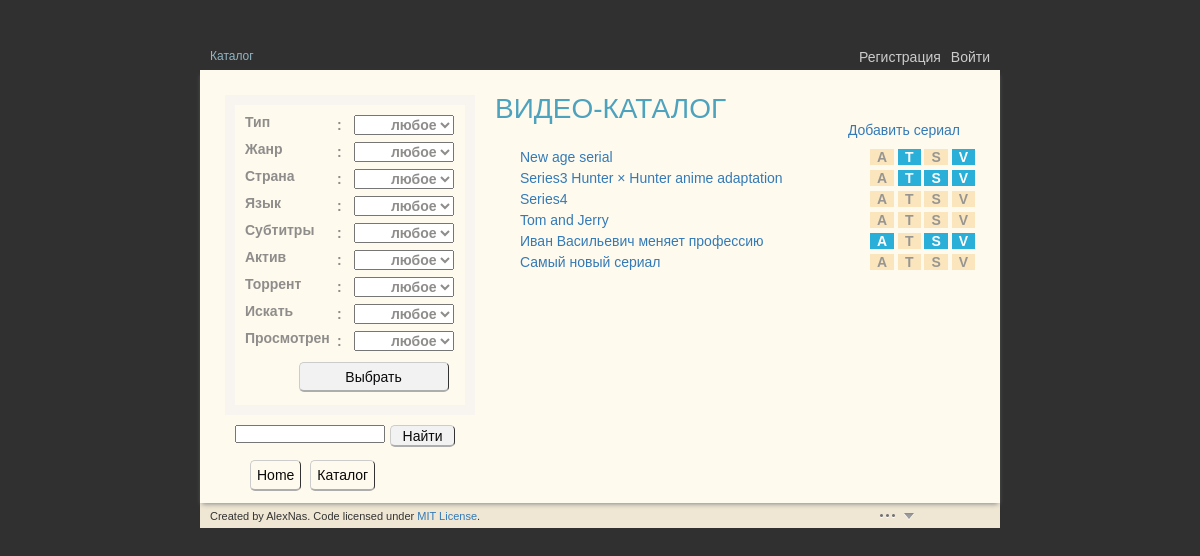
The app's page /vicat/catalog/ with its own data.
### vicat/models.py (models this page shows, shortened)
class Series(models.Model):
    id = models.UUIDField(primary_key = True,default=uuid.uuid4,editable=False)
    slug = models.SlugField(max_length=30, primary_key=False, blank=True)
    title = models.CharField(u'название**', max_length=128, unique=True)
    description = models.CharField(u'описание', max_length=1024, blank=True,
                                    default='Описание не оформлено')
    image_series = models.ImageField (u'данные о фото_сер', blank=True,
                                    upload_to=get_upload_path_ser,
                                    storage=OverwriteStorage())
    image_episode = models.ImageField (u'данные о фото_эп', blank=True,
                                    upload_to=get_upload_path_epis,
                                    storage=OverwriteStorage())
    year = models.IntegerField(u'год выпуска', default=0, blank=False)
    length = models.IntegerField(u'длительность', default=0)
    season_qty = models.IntegerField(u'кол-во сезонов',
                                    default=0, editable=False)
    episode_qty = models.IntegerField(u'кол-во эпизодов',
                                    default=0, editable=False)
    country = models.CharField(u'страна', max_length=50,
                                    choices=COUNTRIES, default='')
    studio = models.CharField(u'студия', blank=True, max_length=128)
    language = models.CharField(u'язык', max_length=50,
                                    choices=LANGUAGES, default='')
    subt_lan = models.CharField(u'субтитры', max_length=50,
                                    choices=SUBTITLES, default='')
    director = models.CharField(u'режисер', blank=True, max_length=64)
    actors = models.CharField(u'актеры', blank=True, max_length=256)
    title_trans = models.CharField(u'перевод названия',
                                    blank=True, max_length=256)
    genre = models.CharField(u'жанр', max_length=50,
                                    choices=GENRES, default='')
    show_type = models.CharField(u'тип', max_length=50,
                                    choices=TYPES, default='')
    viewed = models.BooleanField(u'просмотрено', default=False)
    active = models.BooleanField(u'актив', default=False)
    istorrent = models.BooleanField(u'торрент', blank=True, default=False)
    torrent = models.CharField(u'торрент-адрес', blank=True, max_length=512,
                                    default='')
    tosearch = models.BooleanField(u'искать',default=False)
    created = models.DateTimeField(u'дата создания', auto_now_add=True,
                                    auto_now=False, null=True, blank=True)
    updated = models.DateTimeField(u'дата последнего изменения',
                                    auto_now_add = False, auto_now=True)
    note = models.CharField(u'заметки', max_length=1024, blank=True,
                                    default='заметки администратора')
    class Meta:
        verbose_name = u"Сериал"
        verbose_name_plural = u"Сериалы"

### vicat/views.py (the view)
def catalog(request):
    filterargs = {}
    fields = ('show_type', 'genre', 'country', 'language', 'subt_lan',
                    'active', 'istorrent', 'tosearch', 'viewed')
    if request.method == 'POST':
        form = FilterForm(request.POST)
        for field in fields:
            field_value = request.POST.get(field)
            if type(field_value) is not str:
                field_value = field_value.encode('utf-8')
            if (field_value != 'ALL'):
                if field_value == 'False':
                    field_value = False
                elif field_value == 'True':
                    field_value = True
                filterargs[field] = field_value
        found_entries = Series.objects.\
                            filter(**filterargs).order_by('created')
        is_editor = request.user.is_active and request.user.is_staff
        return render(request, 'catalog.html', {
                                'is_editor': is_editor,
                                'where': 'catalog',
                                'series_list': found_entries,
                                'form': form })
    else:
        form = FilterForm()
    context_dict = {}
    context_dict['form'] = form
    context_dict['is_editor'] = (request.user.is_active and
                                    request.user.is_staff)
    context_dict['series_list'] = Series.objects.all().order_by('title')
    context_dict['where'] = 'catalog'
    return render(request, 'catalog.html', context_dict)

### templates/catalog.html (shortened to what this page needs)
{% extends "base.html" %}
{% load staticfiles %}
{% block content %}
  <div id="view-wrap">
    <div id="view" class="img-series">
      <form id="filter_block" class="filter_ul" action="/vicat/catalog/" method="post">
            {% for f in form %}
              <div class="filter_li">
                    <div class="filt-left">{{ f.label }}</div>:
                    <span class="filt-right">{{ f }}</span>
              </div>
            {% endfor %}
          <input id="filter_submit" type="submit" value="Выбрать" />
      </form>
    </div>
    <div id="under-view">
      <div id="under-view-left">
        <form id="search_form" action="/vicat/search/" method="GET">
            <input id="search_text" type="text" name="q">
            <input id="search_submit" type="submit" value="Найти">
        </form>
      </div>
    </div>
  </div>
  <div id="wrapper">
  <div id="info_wrapper" class="height1">
    <div class="ser-title">ВИДЕО-КАТАЛОГ</div>
      <div id="create_new">
        <a href="/vicat/create_series/">Добавить сериал</a>
      </div>
      <div id="info-block" class="fixheight1 padtop2">
        {% if series_list %}
          <ul id="series-list" class="tab-clear">
            {% for series in series_list %}
            <div class="tab-left">
              <li><a href="/vicat/{{ series.id }}">{{ series.title }}</a></li>
            </div>
            <div class="tab-right">
              <span class="is{{ series.active }}">A</span>
              <span class="is{{ series.istorrent }}">T</span>
              <span class="is{{ series.tosearch }}">S</span>
              <span class="is{{ series.viewed }}">V</span>
            </div>
            <br>
            {% endfor %}
          </ul>
        {% else %}
            <p>По запросу ничего не найдено</p>
        {% endif %}
      </div>
    </div>
  </div>
{% endblock %}

### static/static_dir/css/main.css (style rules this page uses)
body, p, form, form input, #wrap, #lightback, #main-wrap { padding: 0; margin: 0; line-height: 1.0; }
body { font-family: sans-serif; background-color: rgb(48, 48, 48); }
#view-wrap { float: left; margin-left: 25px; }
#view { width: 250px; border: 10px solid #f8f4ef; -webkit-box-sizing: border-box; -moz-box-sizing: border-box; box-sizing: border-box; clear: both; overflow:hidden; }
.img-series { height: 320px; }
#under-view-left { float: left; padding-left: 10px; padding-top: 10px; }
.tab-left { float: left; }
.tab-right { float: right; }
#wrapper { margin-left: 295px; }
#create_new { font-size: 14px; text-align: right; padding: 0 40px 5px 0; }
#info_wrapper { font-size: 14px; }
#info-block { width: 475px; float: right; overflow: auto; color: #8c8b89; margin-right: 25px; }
#info_wrapper .ser-title { padding-bottom: 0px; }
#series-list, #season-list, #episod-list { margin: 0px; list-style-type: none; line-height: 150%; padding-left: 20px; }
.ser-title { color: #4da2be; padding-bottom: 10px; font-size: 28px; }
.isFalse { font-size: 14px; font-weight: bold; padding: 0 7px; opacity: 0.9; background-color: rgba(244, 192, 102, 0.4); }
.isTrue { font-size: 14px; font-weight: bold; padding: 0 7px; color: #ffffff; background-color: #29AFD8; }
.padtop2 { padding-top: 5px; }
.height1 { min-height: 350px; }
.fixheight1 { height: 267px; }
#filter_block { padding: 10px 0 0px 10px; }
#filter_block, #newedit_block { font-size: 14px; }
.filter_ul { font-size: 14px; font-weight: bold; color: #8E8D8B; float:left; margin: 0px; list-style-type: none; }
#filter_block .filter_li { padding-bottom: 7px; }
.filter_ul SELECT { font-size: 14px; text-align: right; }
.filt-left { float: left; width: 92px; }
.filt-right SELECT { margin-left: 8px; width: 100px; }
.filter_li { clear: both; }
#filter_submit { margin-top: 4px; float:right; }
#filter_submit, #newedit_submit { height: 30px !important; width: 150px !important; }
#filter_submit, #newedit_submit, #search_submit { background-color: #f2f2f2; font: 14px Arial; color: #090909; margin-right: 5px; border-top: 1px solid #CCCCCC; border-right: 1px solid #333333; border-bottom: 2px solid #ADADAD; border-left: 1px solid #CCCCCC; border-radius: 5px; -moz-border-radius: 5px; -webkit-border-radius: 5px; cursor: pointer; }
#search_form input { font-size: 14px; }
#search_submit { font-size: 14px; margin-left: 5px; height: 22px; width: 75px; float:left; width: 65px; }
#search_text { float:left; font-size: 14px; display: inline-block; width: 150px; height: 18px; }

### records on screen
Series: title "New age serial"
Series: title "Series3 Hunter × Hunter anime adaptation"
Series: title "Series4"
Series: title "Tom and Jerry"
Series: title "Иван Васильевич меняет профессию"
Series: title "Самый новый сериал"

### other values on screen
{{ f.label }} "Тип" "Жанр" "Страна" "Язык" "Субтитры" "Актив" "Торрент" "Искать" "Просмотрен"
